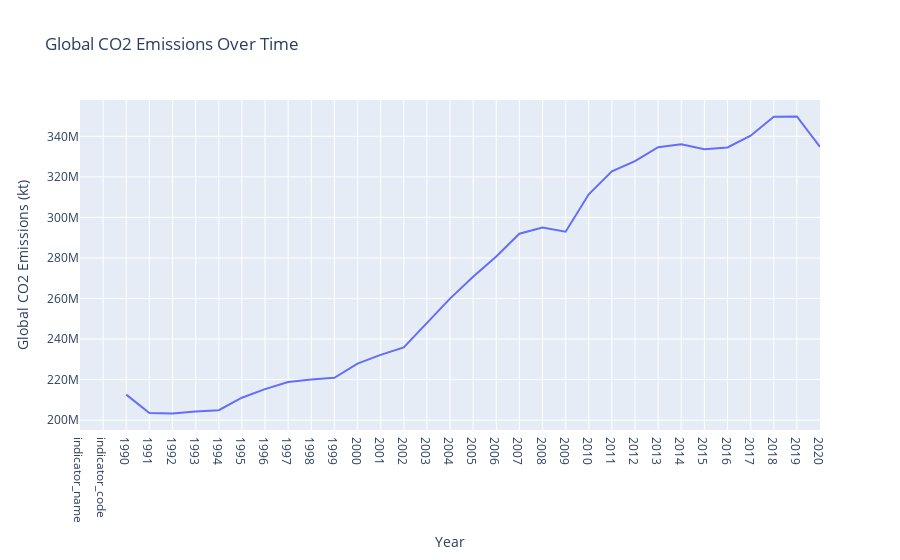

The notebook cell this image was saved under:
### Markdown cell above
## Visualization 1: Global CO2 Emissions Over Time

### Code cell
# Visualize total CO2 emissions for all countries over time
years = df.columns[2:]
global_emissions = df[years].sum()

fig = px.line(x=years, y=global_emissions, labels={'x': 'Year', 'y': 'Global CO2 Emissions (kt)'},
              title='Global CO2 Emissions Over Time')
fig.show()

### Figure 1 — Plotly figure (JSON) as saved in the notebook; plotly's stock layout.template omitted (floating-point values rounded to 4 significant figures)
{"data": [{"hovertemplate": "Year=%{x}<br>Global CO2 Emissions (kt)=%{y}<extra></extra>", "legendgroup": "", "line": {"color": "#636efa", "dash": "solid"}, "marker": {"symbol": "circle"}, "mode": "lines", "name": "", "orientation": "v", "showlegend": false, "type": "scatter", "x": ["indicator_name", "indicator_code", "1990", "1991", "1992", "1993", "1994", "1995", "1996", "1997", "1998", "1999", "2000", "2001", "2002", "2003", "2004", "2005", "2006", "2007", "2008", "2009", "2010", "2011", "2012", "2013", "2014", "2015", "2016", "2017", "2018", "2019", "2020"], "xaxis": "x", "y": ["CO2 emissions (kt)CO2 emissions (kt)CO2 emissions (kt)CO2 emissions (kt)CO2 emissions (kt)CO2 emissions (kt)CO2 emissions (kt)CO2 emissions (kt)CO2 emissions (kt)CO2 emissions (kt)CO2 emissions (kt)CO2 emissions (kt)CO2 emissions (kt)CO2 emissions (kt)CO2 emissions (kt)CO2 emissions (kt)CO2 emissions (kt)CO2 emissions (kt)CO2 emissions (kt)CO2 emissions (kt)CO2 emissions (kt)CO2 emissions (kt)CO2 emissions (kt)CO2 emissions (kt)CO2 emissions (kt)CO2 emissions (kt)CO2 emissions (kt)CO2 emissions (kt)CO2 emissions (kt)CO2 emissions (kt)CO2 emissions (kt)CO2 emissions (kt)CO2 emissions (kt)CO2 emissions (kt)CO2 emissions (kt)CO2 emissions (kt)CO2 emissions (kt)CO2 emissions (kt)CO2 emissions (kt)CO2 emissions (kt)CO2 emissions (kt)CO2 emissions (kt)CO2 emissions (kt)CO2 emissions (kt)CO2 emissions (kt)CO2 emissions (kt)CO2 emissions (kt)CO2 emissions (kt)CO2 emissions (kt)CO2 emissions (kt)CO2 emissions (kt)CO2 emissions (kt)CO2 emissions (kt)CO2 emissions (kt)CO2 emissions (kt)CO2 emissions (kt)CO2 emissions (kt)CO2 emissions (kt)CO2 emissions (kt)CO2 emissions (kt)CO2 emissions (kt)CO2 emissions (kt)CO2 emissions (kt)CO2 emissions (kt)CO2 emissions (kt)CO2 emissions (kt)CO2 emissions (kt)CO2 emissions (kt)CO2 emissions (kt)CO2 emissions (kt)CO2 emissions (kt)CO2 emissions (kt)CO2 emissions (kt)CO2 emissions (kt)CO2 emissions (kt)CO2 emissions (kt)CO2 emissions (kt)CO2 emissions (kt)CO2 emissions (kt)CO2 emissions (kt)CO2 emissions (kt)CO2 emissions (kt)CO2 emissions (kt)CO2 emissions (kt)CO2 emissions (kt)CO2 emissions (kt)CO2 emissions (kt)CO2 emissions (kt)CO2 emissions (kt)CO2 emissions (kt)CO2 emissions (kt)CO2 emissions (kt)CO2 emissions (kt)CO2 emissions (kt)CO2 emissions (kt)CO2 emissions (kt)CO2 emissions (kt)CO2 emissions (kt)CO2 emissions (kt)CO2 emissions (kt)CO2 emissions (kt)CO2 emissions (kt)CO2 emissions (kt)CO2 emissions (kt)CO2 emissions (kt)CO2 emissions (kt)CO2 emissions (kt)CO2 emissions (kt)CO2 emissions (kt)CO2 emissions (kt)CO2 emissions (kt)CO2 emissions (kt)CO2 emissions (kt)CO2 emissions (kt)CO2 emissions (kt)CO2 emissions (kt)CO2 emissions (kt)CO2 emissions (kt)CO2 emissions (kt)CO2 emissions (kt)CO2 emissions (kt)CO2 emissions (kt)CO2 emissions (kt)CO2 emissions (kt)CO2 emissions (kt)CO2 emissions (kt)CO2 emissions (kt)CO2 emissions (kt)CO2 emissions (kt)CO2 emissions (kt)CO2 emissions (kt)CO2 emissions (kt)CO2 emissions (kt)CO2 emissions (kt)CO2 emissions (kt)CO2 emissions (kt)CO2 emissions (kt)CO2 emissions (kt)CO2 emissions (kt)CO2 emissions (kt)CO2 emissions (kt)CO2 emissions (kt)CO2 emissions (kt)CO2 emissions (kt)CO2 emissions (kt)CO2 emissions (kt)CO2 emissions (kt)CO2 emissions (kt)CO2 emissions (kt)CO2 emissions (kt)CO2 emissions (kt)CO2 emissions (kt)CO2 emissions (kt)CO2 emissions (kt)CO2 emissions (kt)CO2 emissions (kt)CO2 emissions (kt)CO2 emissions (kt)CO2 emissions (kt)CO2 emissions (kt)CO2 emissions (kt)CO2 emissions (kt)CO2 emissions (kt)CO2 emissions (kt)CO2 emissions (kt)CO2 emissions (kt)CO2 emissions (kt)CO2 emissions (kt)CO2 emissions (kt)CO2 emissions (kt)CO2 emissions (kt)CO2 emissions (kt)CO2 emissions (kt)CO2 emissions (kt)CO2 emissions (kt)CO2 emissions (kt)CO2 emissions (kt)CO2 emissions (kt)CO2 emissions (kt)CO2 emissions (kt)CO2 emissions (kt)CO2 emissions (kt)CO2 emissions (kt)CO2 emissions (kt)CO2 emissions (kt)CO2 emissions (kt)CO2 emissions (kt)CO2 emissions (kt)CO2 emissions (kt)CO2 emissions (kt)CO2 emissions (kt)CO2 emissions (kt)CO2 emissions (kt)CO2 emissions (kt)CO2 emissions (kt)CO2 emissions (kt)CO2 emissions (kt)CO2 emissions (kt)CO2 emissions (kt)CO2 emissions (kt)CO2 emissions (kt)CO2 emissions (kt)CO2 emissions (kt)CO2 emissions (kt)CO2 emissions (kt)CO2 emissions (kt)CO2 emissions (kt)CO2 emissions (kt)CO2 emissions (kt)CO2 emissions (kt)CO2 emissions (kt)CO2 emissions (kt)CO2 emissions (kt)CO2 emissions (kt)CO2 emissions (kt)CO2 emissions (kt)CO2 emissions (kt)CO2 emissions (kt)CO2 emissions (kt)CO2 emissions (kt)CO2 emissions (kt)CO2 emissions (kt)CO2 emissions (kt)CO2 emissions (kt)CO2 emissions (kt)CO2 emissions (kt)CO2 emissions (kt)CO2 emissions (kt)CO2 emissions (kt)CO2 emissions (kt)CO2 emissions (kt)CO2 emissions (kt)CO2 emissions (kt)CO2 emissions (kt)CO2 emissions (kt)CO2 emissions (kt)CO2 emissions (kt)CO2 emissions (kt)CO2 emissions (kt)CO2 emissions (kt)CO2 emissions (kt)CO2 emissions (kt)CO2 emissions (kt)CO2 emissions (kt)CO2 emissions (kt)CO2 emissions (kt)CO2 emissions (kt)CO2 emissions (kt)CO2 emissions (kt)CO2 emissions (kt)CO2 emissions (kt)CO2 emissions (kt)CO2 emissions (kt)CO2 emissions (kt)CO2 emissions (kt)CO2 emissions (kt)CO2 emissions (kt)CO2 emissions (kt)CO2 emissions (kt)CO2 emissions (kt)CO2 emissions (kt)CO2 emissions (kt)CO2 emissions (kt)CO2 emissions (kt)CO2 emissions (kt)CO2 emissions (kt)", "EN.ATM.CO2E.KTEN.ATM.CO2E.KTEN.ATM.CO2E.KTEN.ATM.CO2E.KTEN.ATM.CO2E.KTEN.ATM.CO2E.KTEN.ATM.CO2E.KTEN.ATM.CO2E.KTEN.ATM.CO2E.KTEN.ATM.CO2E.KTEN.ATM.CO2E.KTEN.ATM.CO2E.KTEN.ATM.CO2E.KTEN.ATM.CO2E.KTEN.ATM.CO2E.KTEN.ATM.CO2E.KTEN.ATM.CO2E.KTEN.ATM.CO2E.KTEN.ATM.CO2E.KTEN.ATM.CO2E.KTEN.ATM.CO2E.KTEN.ATM.CO2E.KTEN.ATM.CO2E.KTEN.ATM.CO2E.KTEN.ATM.CO2E.KTEN.ATM.CO2E.KTEN.ATM.CO2E.KTEN.ATM.CO2E.KTEN.ATM.CO2E.KTEN.ATM.CO2E.KTEN.ATM.CO2E.KTEN.ATM.CO2E.KTEN.ATM.CO2E.KTEN.ATM.CO2E.KTEN.ATM.CO2E.KTEN.ATM.CO2E.KTEN.ATM.CO2E.KTEN.ATM.CO2E.KTEN.ATM.CO2E.KTEN.ATM.CO2E.KTEN.ATM.CO2E.KTEN.ATM.CO2E.KTEN.ATM.CO2E.KTEN.ATM.CO2E.KTEN.ATM.CO2E.KTEN.ATM.CO2E.KTEN.ATM.CO2E.KTEN.ATM.CO2E.KTEN.ATM.CO2E.KTEN.ATM.CO2E.KTEN.ATM.CO2E.KTEN.ATM.CO2E.KTEN.ATM.CO2E.KTEN.ATM.CO2E.KTEN.ATM.CO2E.KTEN.ATM.CO2E.KTEN.ATM.CO2E.KTEN.ATM.CO2E.KTEN.ATM.CO2E.KTEN.ATM.CO2E.KTEN.ATM.CO2E.KTEN.ATM.CO2E.KTEN.ATM.CO2E.KTEN.ATM.CO2E.KTEN.ATM.CO2E.KTEN.ATM.CO2E.KTEN.ATM.CO2E.KTEN.ATM.CO2E.KTEN.ATM.CO2E.KTEN.ATM.CO2E.KTEN.ATM.CO2E.KTEN.ATM.CO2E.KTEN.ATM.CO2E.KTEN.ATM.CO2E.KTEN.ATM.CO2E.KTEN.ATM.CO2E.KTEN.ATM.CO2E.KTEN.ATM.CO2E.KTEN.ATM.CO2E.KTEN.ATM.CO2E.KTEN.ATM.CO2E.KTEN.ATM.CO2E.KTEN.ATM.CO2E.KTEN.ATM.CO2E.KTEN.ATM.CO2E.KTEN.ATM.CO2E.KTEN.ATM.CO2E.KTEN.ATM.CO2E.KTEN.ATM.CO2E.KTEN.ATM.CO2E.KTEN.ATM.CO2E.KTEN.ATM.CO2E.KTEN.ATM.CO2E.KTEN.ATM.CO2E.KTEN.ATM.CO2E.KTEN.ATM.CO2E.KTEN.ATM.CO2E.KTEN.ATM.CO2E.KTEN.ATM.CO2E.KTEN.ATM.CO2E.KTEN.ATM.CO2E.KTEN.ATM.CO2E.KTEN.ATM.CO2E.KTEN.ATM.CO2E.KTEN.ATM.CO2E.KTEN.ATM.CO2E.KTEN.ATM.CO2E.KTEN.ATM.CO2E.KTEN.ATM.CO2E.KTEN.ATM.CO2E.KTEN.ATM.CO2E.KTEN.ATM.CO2E.KTEN.ATM.CO2E.KTEN.ATM.CO2E.KTEN.ATM.CO2E.KTEN.ATM.CO2E.KTEN.ATM.CO2E.KTEN.ATM.CO2E.KTEN.ATM.CO2E.KTEN.ATM.CO2E.KTEN.ATM.CO2E.KTEN.ATM.CO2E.KTEN.ATM.CO2E.KTEN.ATM.CO2E.KTEN.ATM.CO2E.KTEN.ATM.CO2E.KTEN.ATM.CO2E.KTEN.ATM.CO2E.KTEN.ATM.CO2E.KTEN.ATM.CO2E.KTEN.ATM.CO2E.KTEN.ATM.CO2E.KTEN.ATM.CO2E.KTEN.ATM.CO2E.KTEN.ATM.CO2E.KTEN.ATM.CO2E.KTEN.ATM.CO2E.KTEN.ATM.CO2E.KTEN.ATM.CO2E.KTEN.ATM.CO2E.KTEN.ATM.CO2E.KTEN.ATM.CO2E.KTEN.ATM.CO2E.KTEN.ATM.CO2E.KTEN.ATM.CO2E.KTEN.ATM.CO2E.KTEN.ATM.CO2E.KTEN.ATM.CO2E.KTEN.ATM.CO2E.KTEN.ATM.CO2E.KTEN.ATM.CO2E.KTEN.ATM.CO2E.KTEN.ATM.CO2E.KTEN.ATM.CO2E.KTEN.ATM.CO2E.KTEN.ATM.CO2E.KTEN.ATM.CO2E.KTEN.ATM.CO2E.KTEN.ATM.CO2E.KTEN.ATM.CO2E.KTEN.ATM.CO2E.KTEN.ATM.CO2E.KTEN.ATM.CO2E.KTEN.ATM.CO2E.KTEN.ATM.CO2E.KTEN.ATM.CO2E.KTEN.ATM.CO2E.KTEN.ATM.CO2E.KTEN.ATM.CO2E.KTEN.ATM.CO2E.KTEN.ATM.CO2E.KTEN.ATM.CO2E.KTEN.ATM.CO2E.KTEN.ATM.CO2E.KTEN.ATM.CO2E.KTEN.ATM.CO2E.KTEN.ATM.CO2E.KTEN.ATM.CO2E.KTEN.ATM.CO2E.KTEN.ATM.CO2E.KTEN.ATM.CO2E.KTEN.ATM.CO2E.KTEN.ATM.CO2E.KTEN.ATM.CO2E.KTEN.ATM.CO2E.KTEN.ATM.CO2E.KTEN.ATM.CO2E.KTEN.ATM.CO2E.KTEN.ATM.CO2E.KTEN.ATM.CO2E.KTEN.ATM.CO2E.KTEN.ATM.CO2E.KTEN.ATM.CO2E.KTEN.ATM.CO2E.KTEN.ATM.CO2E.KTEN.ATM.CO2E.KTEN.ATM.CO2E.KTEN.ATM.CO2E.KTEN.ATM.CO2E.KTEN.ATM.CO2E.KTEN.ATM.CO2E.KTEN.ATM.CO2E.KTEN.ATM.CO2E.KTEN.ATM.CO2E.KTEN.ATM.CO2E.KTEN.ATM.CO2E.KTEN.ATM.CO2E.KTEN.ATM.CO2E.KTEN.ATM.CO2E.KTEN.ATM.CO2E.KTEN.ATM.CO2E.KTEN.ATM.CO2E.KTEN.ATM.CO2E.KTEN.ATM.CO2E.KTEN.ATM.CO2E.KTEN.ATM.CO2E.KTEN.ATM.CO2E.KTEN.ATM.CO2E.KTEN.ATM.CO2E.KTEN.ATM.CO2E.KTEN.ATM.CO2E.KTEN.ATM.CO2E.KTEN.ATM.CO2E.KTEN.ATM.CO2E.KTEN.ATM.CO2E.KTEN.ATM.CO2E.KTEN.ATM.CO2E.KTEN.ATM.CO2E.KTEN.ATM.CO2E.KTEN.ATM.CO2E.KTEN.ATM.CO2E.KTEN.ATM.CO2E.KTEN.ATM.CO2E.KTEN.ATM.CO2E.KTEN.ATM.CO2E.KTEN.ATM.CO2E.KTEN.ATM.CO2E.KTEN.ATM.CO2E.KTEN.ATM.CO2E.KTEN.ATM.CO2E.KTEN.ATM.CO2E.KTEN.ATM.CO2E.KTEN.ATM.CO2E.KTEN.ATM.CO2E.KTEN.ATM.CO2E.KTEN.ATM.CO2E.KTEN.ATM.CO2E.KTEN.ATM.CO2E.KTEN.ATM.CO2E.KTEN.ATM.CO2E.KTEN.ATM.CO2E.KTEN.ATM.CO2E.KTEN.ATM.CO2E.KTEN.ATM.CO2E.KTEN.ATM.CO2E.KTEN.ATM.CO2E.KTEN.ATM.CO2E.KTEN.ATM.CO2E.KTEN.ATM.CO2E.KTEN.ATM.CO2E.KTEN.ATM.CO2E.KTEN.ATM.CO2E.KTEN.ATM.CO2E.KTEN.ATM.CO2E.KTEN.ATM.CO2E.KTEN.ATM.CO2E.KT", 212600000.0, 203500000.0, 203300000.0, 204300000.0, 204900000.0, 211100000.0, 215300000.0, 218800000.0, 220100000.0, 220900000.0, 227900000.0, 232200000.0, 235900000.0, 247900000.0, 259900000.0, 270700000.0, 280700000.0, 292000000.0, 295000000.0, 292900000.0, 311400000.0, 322700000.0, 327800000.0, 334600000.0, 336000000.0, 333600000.0, 334500000.0, 340300000.0, 349700000.0, 349800000.0, 334800000.0], "yaxis": "y"}], "layout": {"legend": {"tracegroupgap": 0}, "title": {"text": "Global CO2 Emissions Over Time"}, "xaxis": {"anchor": "y", "domain": [0, 1], "title": {"text": "Year"}}, "yaxis": {"anchor": "x", "domain": [0, 1], "title": {"text": "Global CO2 Emissions (kt)"}}}}
